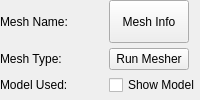
    <widget class="QWidget" name="widget" native="true">
     <layout class="QGridLayout" name="gridLayout_2">
      <property name="leftMargin">
       <number>0</number>
      </property>
      <property name="topMargin">
       <number>0</number>
      </property>
      <property name="rightMargin">
       <number>0</number>
      </property>
      <property name="bottomMargin">
       <number>5</number>
      </property>
      <property name="spacing">
       <number>5</number>
      </property>
      <item row="2" column="0">
       <widget class="QLabel" name="label_7">
        <property name="sizePolicy">
         <sizepolicy hsizetype="Fixed" vsizetype="Preferred">
          <horstretch>0</horstretch>
          <verstretch>0</verstretch>
         </sizepolicy>
        </property>
        <property name="text">
         <string>Model Used:</string>
        </property>
       </widget>
      </item>
      <item row="0" column="0">
       <widget class="QLabel" name="label">
        <property name="sizePolicy">
         <sizepolicy hsizetype="Fixed" vsizetype="Preferred">
          <horstretch>0</horstretch>
          <verstretch>0</verstretch>
         </sizepolicy>
        </property>
        <property name="text">
         <string>Mesh Name: </string>
        </property>
       </widget>
      </item>
      <item row="1" column="0">
       <widget class="QLabel" name="label_2">
        <property name="sizePolicy">
         <sizepolicy hsizetype="Fixed" vsizetype="Preferred">
          <horstretch>0</horstretch>
          <verstretch>0</verstretch>
         </sizepolicy>
        </property>
        <property name="text">
         <string>Mesh Type:</string>
        </property>
       </widget>
      </item>
      <item row="0" column="1">
       <widget class="QLabel" name="labelMeshName">
        <property name="sizePolicy">
         <sizepolicy hsizetype="Preferred" vsizetype="Preferred">
          <horstretch>0</horstretch>
          <verstretch>0</verstretch>
         </sizepolicy>
        </property>
        <property name="text">
         <string/>
        </property>
       </widget>
      </item>
      <item row="0" column="2">
       <widget class="QPushButton" name="btnMeshInfo">
        <property name="sizePolicy">
         <sizepolicy hsizetype="Fixed" vsizetype="Preferred">
          <horstretch>0</horstretch>
          <verstretch>0</verstretch>
         </sizepolicy>
        </property>
        <property name="text">
         <string>  Mesh Info  </string>
        </property>
       </widget>
      </item>
      <item row="2" column="1">
       <widget class="QLabel" name="labelModelName">
        <property name="sizePolicy">
         <sizepolicy hsizetype="Preferred" vsizetype="Preferred">
          <horstretch>0</horstretch>
          <verstretch>0</verstretch>
         </sizepolicy>
        </property>
        <property name="text">
         <string/>
        </property>
       </widget>
      </item>
      <item row="1" column="1">
       <widget class="QLabel" name="labelMeshType">
        <property name="sizePolicy">
         <sizepolicy hsizetype="Preferred" vsizetype="Preferred">
          <horstretch>0</horstretch>
          <verstretch>0</verstretch>
         </sizepolicy>
        </property>
        <property name="text">
         <string/>
        </property>
       </widget>
      </item>
      <item row="1" column="2">
       <widget class="QPushButton" name="btnRunMesher">
        <property name="sizePolicy">
         <sizepolicy hsizetype="Fixed" vsizetype="Fixed">
          <horstretch>0</horstretch>
          <verstretch>0</verstretch>
         </sizepolicy>
        </property>
        <property name="text">
         <string>Run Mesher</string>
        </property>
       </widget>
      </item>
      <item row="2" column="2">
       <widget class="QCheckBox" name="checkBoxShowModel">
        <property name="text">
         <string>Show Model</string>
        </property>
       </widget>
      </item>
     </layout>
    </widget>
